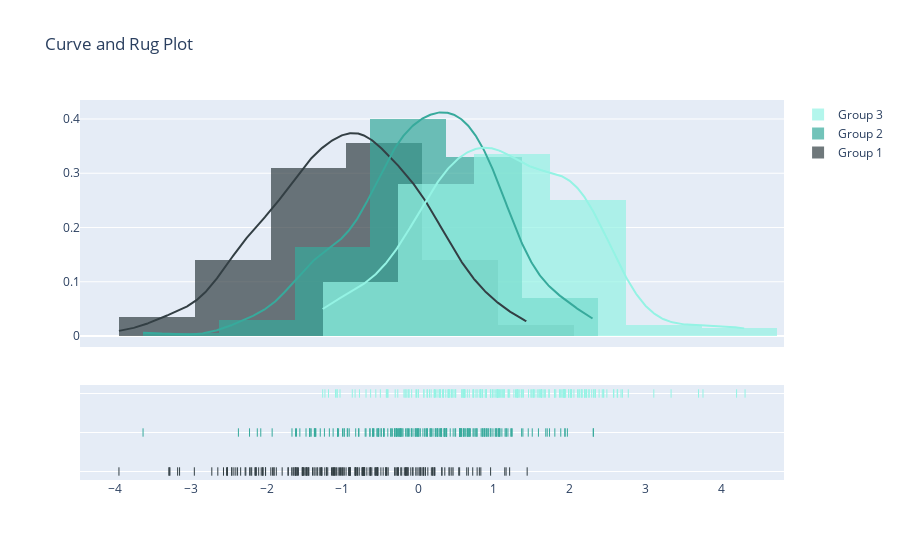

Notebook code for this chart:
### Code cell
import plotly.figure_factory as ff
import numpy as np

x1 = np.random.randn(200) - 1
x2 = np.random.randn(200)
x3 = np.random.randn(200) + 1

hist_data = [x1, x2, x3]

group_labels = ['Group 1', 'Group 2', 'Group 3']
colors = ['#333F44', '#37AA9C', '#94F3E4']

# Create distplot with curve_type set to 'normal'
fig = ff.create_distplot(hist_data, group_labels, show_hist=True, colors=colors)

# Add title
fig.update_layout(title_text='Curve and Rug Plot')
fig.show()

### Figure 1 — Plotly figure (JSON) as saved in the notebook; plotly's stock layout.template omitted (floating-point values rounded to 4 significant figures; data arrays with more than 128 entries replaced by an {"elided": "..."} marker saying what was removed)
{"data": [{"histnorm": "probability density", "legendgroup": "Group 1", "marker": {"color": "#333F44"}, "name": "Group 1", "opacity": 0.7, "type": "histogram", "x": {"elided": "200 float values"}, "xaxis": "x", "xbins": {"end": 1.439, "size": 1, "start": -3.947}, "yaxis": "y"}, {"histnorm": "probability density", "legendgroup": "Group 2", "marker": {"color": "#37AA9C"}, "name": "Group 2", "opacity": 0.7, "type": "histogram", "x": {"elided": "200 float values"}, "xaxis": "x", "xbins": {"end": 2.313, "size": 1, "start": -3.629}, "yaxis": "y"}, {"histnorm": "probability density", "legendgroup": "Group 3", "marker": {"color": "#94F3E4"}, "name": "Group 3", "opacity": 0.7, "type": "histogram", "x": {"elided": "200 float values"}, "xaxis": "x", "xbins": {"end": 4.314, "size": 1, "start": -1.259}, "yaxis": "y"}, {"legendgroup": "Group 1", "marker": {"color": "#333F44"}, "mode": "lines", "name": "Group 1", "showlegend": false, "type": "scatter", "x": {"elided": "500 float values"}, "xaxis": "x", "y": {"elided": "500 float values"}, "yaxis": "y"}, {"legendgroup": "Group 2", "marker": {"color": "#37AA9C"}, "mode": "lines", "name": "Group 2", "showlegend": false, "type": "scatter", "x": {"elided": "500 float values"}, "xaxis": "x", "y": {"elided": "500 float values"}, "yaxis": "y"}, {"legendgroup": "Group 3", "marker": {"color": "#94F3E4"}, "mode": "lines", "name": "Group 3", "showlegend": false, "type": "scatter", "x": {"elided": "500 float values"}, "xaxis": "x", "y": {"elided": "500 float values"}, "yaxis": "y"}, {"legendgroup": "Group 1", "marker": {"color": "#333F44", "symbol": "line-ns-open"}, "mode": "markers", "name": "Group 1", "showlegend": false, "type": "scatter", "x": {"elided": "200 float values"}, "xaxis": "x", "y": {"elided": "200 str values"}, "yaxis": "y2"}, {"legendgroup": "Group 2", "marker": {"color": "#37AA9C", "symbol": "line-ns-open"}, "mode": "markers", "name": "Group 2", "showlegend": false, "type": "scatter", "x": {"elided": "200 float values"}, "xaxis": "x", "y": {"elided": "200 str values"}, "yaxis": "y2"}, {"legendgroup": "Group 3", "marker": {"color": "#94F3E4", "symbol": "line-ns-open"}, "mode": "markers", "name": "Group 3", "showlegend": false, "type": "scatter", "x": {"elided": "200 float values"}, "xaxis": "x", "y": {"elided": "200 str values"}, "yaxis": "y2"}], "layout": {"autosize": true, "barmode": "overlay", "hovermode": "closest", "legend": {"traceorder": "reversed"}, "title": {"text": "Curve and Rug Plot"}, "xaxis": {"anchor": "y2", "autorange": true, "domain": [0, 1], "range": [-4.46, 4.827], "type": "linear", "zeroline": false}, "yaxis": {"anchor": "free", "autorange": true, "domain": [0.35, 1], "position": 0, "range": [-0.02021, 0.435], "type": "linear"}, "yaxis2": {"anchor": "x", "autorange": true, "domain": [0, 0.25], "dtick": 1, "range": [-0.3636, 2.364], "showticklabels": false, "type": "category"}}}
